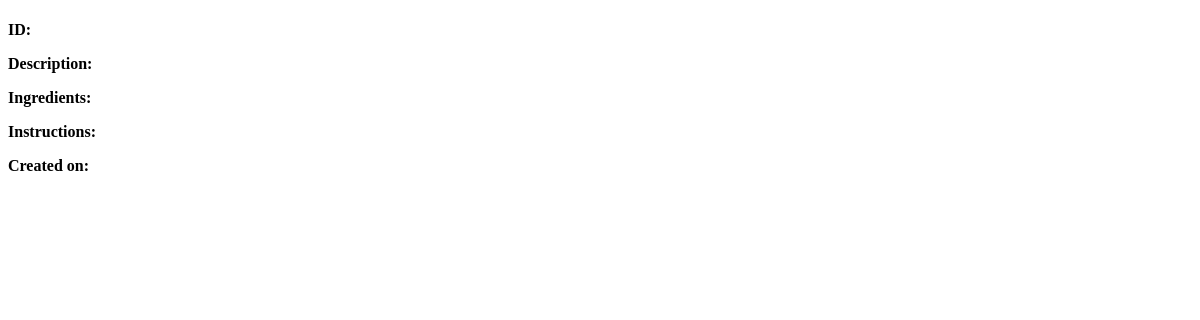
Page /recipe/2 (signed in) on the earlier database version.
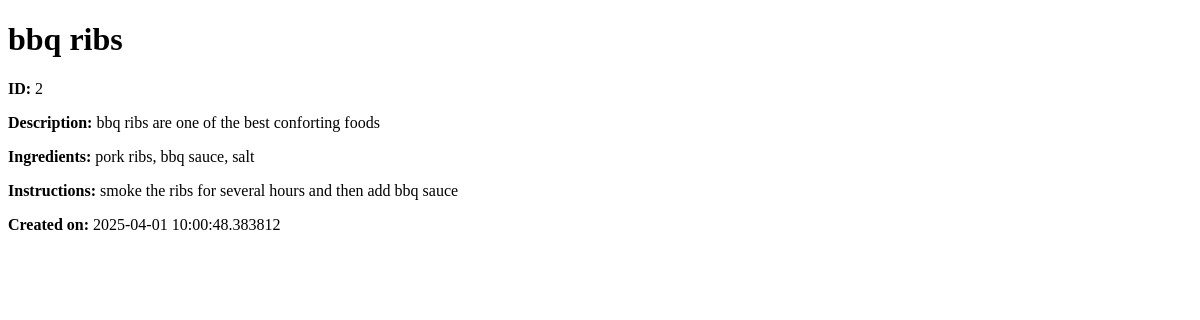
Same page on the later database version.
### app/models.py (models this page shows)
class recipe(db.Model):
    id = db.Column(db.Integer, primary_key=True)
    title=db.Column(db.String(80))
    description=db.Column(db.Text)
    ingredients=db.Column(db.Text)
    instructions=db.Column(db.Text)
    date_time=db.Column(db.DateTime, default=datetime.utcnow)
    user_id = db.Column(db.Integer, db.ForeignKey('user.id'), nullable=False)

### app/routes.py (the view)
@myapp_obj.route("/recipe/<int:id>")
@login_required
def view_recipe(id):
    recipe_item = recipe.query.get(id)
    return render_template("recipe_detail.html", recipe=recipe_item)

### app/__init__.py (called while the page is built)
@login_manager.user_loader
def load_user(user_id):
    return user.query.get(int(user_id))

### app/templates/recipe_detail.html (shortened to what this page needs)
<!DOCTYPE html>
<html lang="en">
<head>
</head>
<body>
    <h1>{{recipe.title }}</h1>
<p><strong>ID:</strong> {{ recipe.id }}</p>
<p><strong>Description:</strong> {{recipe.description }}</p>
<p><strong>Ingredients:</strong> {{recipe.ingredients}}</p>
<p><strong>Instructions:</strong> {{recipe.instructions }}</p>
<p><strong>Created on:</strong> {{recipe.date_time}}</p>
    <br>
</body>
</html>

Differences in the rows shown:
added recipe: title "bbq ribs", id "2", description "bbq ribs are one of the best conforting foods", ingredients "pork ribs, bbq sauce, salt", instructions "smoke the ribs for several hours and then add bbq sauce", date_time "2025-04-01 10:00:48.383812"
